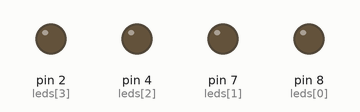
This sketch was run on a simulated Arduino Uno, built with avr-gcc and run on an emulated ATmega328P. On the bench: output pins drawn as LEDs (lit = HIGH).

Above: at 1.06 s.
At 2.37 s:
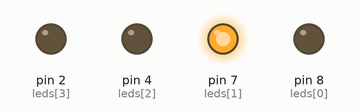
At 2.87 s:
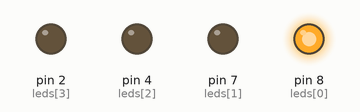
At 4.62 s:
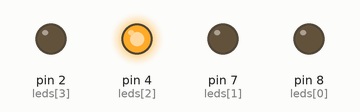
At 5.31 s:
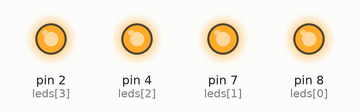
At 7.12 s:
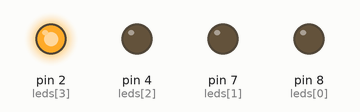
Timing chart, 0 to 7.5 s (numbered marks = the images above):
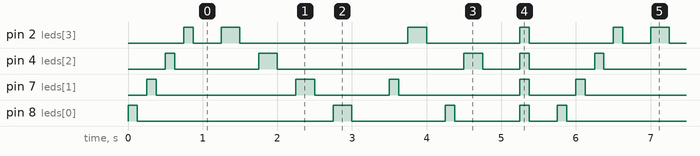

The sketch:

BlinkArray.ino
```cpp
const int FAST = 125;
const int SLOW = 250;
const int PAUSESPEED = 250;
int numLeds = 4;
int leds[4] = {8, 7, 4, 2};
int led1 = 8;
int led2 = 7;
int led3 = 4;
int led4 = 2;


// the setup function runs once when you press reset or power the board
void setup() {
  // initialize digital pin 13 as an output.
  int i;
  for (i = 0; i < numLeds; i = i + 1) {
    pinMode(leds[i], OUTPUT);
  }
}

// the loop function runs over and over again forever
void loop() {
  sequentialBlink(FAST);
  delay(PAUSESPEED);
  reverseSequentialBlink(SLOW);
  delay(PAUSESPEED);
  blink(led2, FAST);
  blink(led4, SLOW);
  blink(led1, FAST);
  blink(led3, SLOW);
  delay(PAUSESPEED);
  blinkAll(FAST);
  delay(PAUSESPEED);
}

void blink(int pin, int blinkSpeed) {
  digitalWrite(pin, HIGH);
  delay(blinkSpeed);
  digitalWrite(pin, LOW);
  delay(blinkSpeed);
}

void sequentialBlink(int blinkSpeed) {
  int i;
  for (i = 0; i < numLeds; i = i + 1) {
    digitalWrite(leds[i], HIGH);
    delay(blinkSpeed);
    digitalWrite(leds[i], LOW);
    delay(blinkSpeed);
  }
}

void reverseSequentialBlink(int blinkSpeed) {
  int i;
  for (i = numLeds - 1; i >= 0; i = i - 1) {
    digitalWrite(leds[i], HIGH);
    delay(blinkSpeed);
    digitalWrite(leds[i], LOW);
    delay(blinkSpeed);
  }
}

void blinkAll(int blinkSpeed) {
  allToDigital(HIGH);
  delay(blinkSpeed);
  allToDigital(LOW);
  delay(blinkSpeed);
}

void allToDigital(int value) {
  int i;
  for (i = 0; i < numLeds; i = i + 1) {
    digitalWrite(leds[i], value);
  }
}
```

Measured:
- by itself, pin 2 (leds[3]): repeats every 5.8 s: LOW 0.38 s, HIGH 0.25 s, LOW 2.3 s, HIGH 0.25 s, LOW 1.3 s, HIGH 0.13 s, LOW 1.1 s, HIGH 0.13 s
- by itself, pin 4 (leds[2]): repeats every 5.8 s: LOW 1.1 s, HIGH 0.25 s, LOW 2.5 s, HIGH 0.25 s, LOW 0.50 s, HIGH 0.13 s, LOW 0.88 s, HIGH 0.13 s
- by itself, pin 7 (leds[1]): repeats every 5.8 s: LOW 1.9 s, HIGH 0.25 s, LOW 1.0 s, HIGH 0.13 s, LOW 1.6 s, HIGH 0.13 s, LOW 0.63 s, HIGH 0.13 s
- by itself, pin 8 (leds[0]): repeats every 5.8 s: LOW 2.6 s, HIGH 0.25 s, LOW 1.3 s, HIGH 0.13 s, LOW 0.88 s, HIGH 0.13 s, LOW 0.38 s, HIGH 0.13 s
